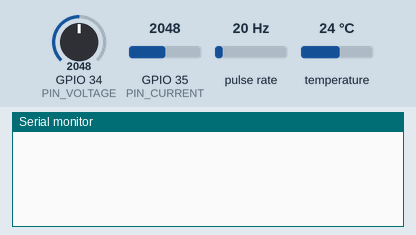
Recording of a sketch running on a simulated ESP32. Parts: the last lines printed to the serial monitor. Wiring (inferred from the names in the program): pulse sensor: data GPIO 18. The test bench sets the inputs (shaded band); at power-on: pulse rate 20 Hz, temperature 24 °C, GPIO 34 (PIN_VOLTAGE) = 2048, GPIO 35 (PIN_CURRENT) = 2048 (analog values on the 0–4095 scale).

Above: at 2.2 s.
2.3 s: pulse rate (sensor on GPIO 18) set to 4 Hz
At 2.9 s:
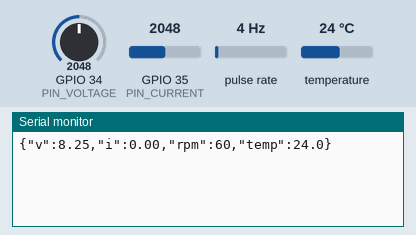
3.8 s: temperature set to 12 °C
At 4.4 s:
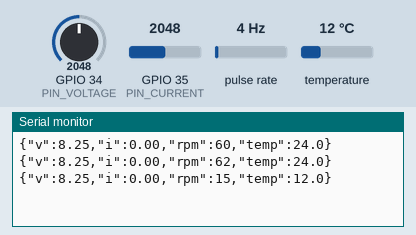
5.3 s: GPIO 34 (PIN_VOLTAGE) set to 2866
At 6.0 s:
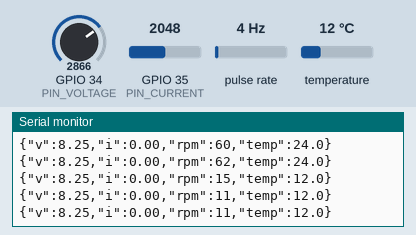
6.8 s: GPIO 35 (PIN_CURRENT) set to 3972
At 7.2 s:
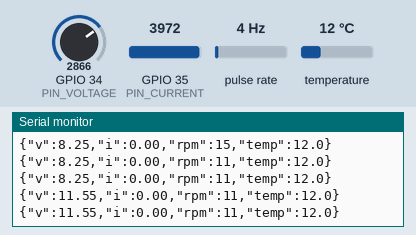
8.3 s: pulse rate (sensor on GPIO 18) set to 50 Hz
At 9.0 s:
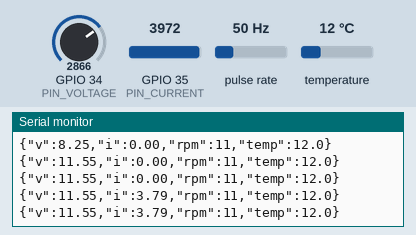
9.8 s: temperature set to 19 °C
At 10.5 s:
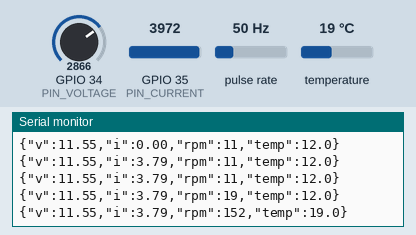
Timing chart, 0 to 12.3 s (numbered marks = the images above; inputs shaded):
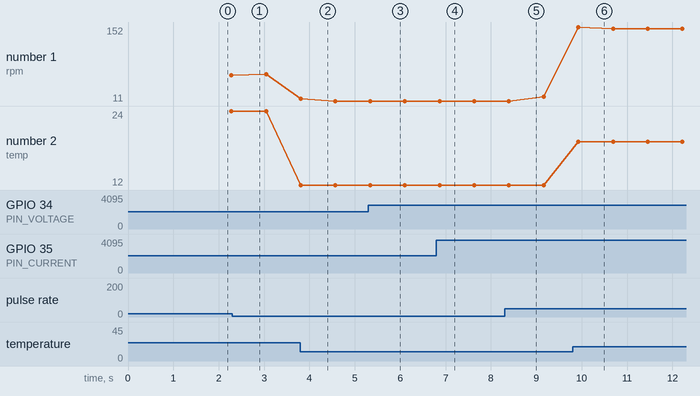

Measured:
- after the input at 3.8 s, the serial monitor: prints a new line at once (image 2)
- after the input at 9.8 s, the serial monitor: prints a new line after 0.13 s (image 6)
- plotted number 1: 11 → 19 after the input at 8.3 s
- plotted number 2: 24 → 12 after the input at 3.8 s

The sketch:

tonny_prediction_esp32.ino
```cpp
/******************************************************************************
 * Project: EV Predictive Dashboard (AURA EV Cockpit)
 * Sketch: ESP32_ALL_SENSORS.ino
 * Target Board: ESP-WROOM-32 / ESP32 Dev Module (38-Pin NodeMCU ESP-32S V1.1)
 * Description: Directly reads all 4 sensors on ESP32:
 *              1. 0-25V Voltage Divider Sensor (GPIO 34 / P34)
 *              2. ACS712 5A Current Sensor (GPIO 35 / P35)
 *              3. LM393 Optical RPM Encoder (GPIO 18 / P18 - Interrupt)
 *              4. Dallas DS18B20 1-Wire Temperature Sensor (GPIO 4 / P4)
 *              Outputs formatted JSON on Serial (USB COM17) at 115200 baud
 *              for Thonny IDE or Python.
 ******************************************************************************/

#include <OneWire.h>
#include <DallasTemperature.h>

// ============================================================================
// 1. PIN DEFINITIONS ON ESP32 (38-Pin Board)
// ============================================================================
#define PIN_VOLTAGE   34   // ADC1_CH6: 0-25V Voltage Divider Signal (P34)
#define PIN_CURRENT   35   // ADC1_CH7: ACS712 5A Current Sensor OUT (P35)
#define PIN_SPEED     18   // GPIO 18 : LM393 Optical Sensor D0 (P18 - Interrupt)
#define PIN_TEMP      4    // GPIO 4  : DS18B20 1-Wire Data (P4 - internal pullup enabled)

// ============================================================================
// 2. HARDWARE CALIBRATION CONSTANTS
// ============================================================================
// Voltage Sensor: 30k / 7.5k divider ratio = 5.0
const float VOLTAGE_DIVIDER_RATIO = 5.0f;

// ACS712 5A: Sensitivity is 185 mV/A (0.185 V/A), Quiescent VCC/2 = 2.50V
const float ACS712_SENSITIVITY = 0.185f;
const float ACS712_VREF        = 2.50f;

// LM393 Encoder: Standard optical wheel has 20 slots
const int ENCODER_SLOTS = 20;

// Setup OneWire & DallasTemperature
OneWire oneWire(PIN_TEMP);
DallasTemperature sensors(&oneWire);

// Speed pulse counting variables
volatile unsigned long pulseCount = 0;
unsigned long lastCalcTime = 0;
float currentRPM = 0.0f;

// Interrupt Service Routine for LM393 Optical Sensor
void IRAM_ATTR countPulse() {
  pulseCount++;
}

void setup() {
  // Initialize Serial Monitor (115200 baud)
  Serial.begin(115200);
  delay(1000);

  // Configure Analog Pins (12-bit ADC, 0-4095, 3.3V range)
  analogReadResolution(12);
  analogSetAttenuation(ADC_11db); // Full 0-3.3V range

  // Configure Optical Speed Interrupt
  pinMode(PIN_SPEED, INPUT_PULLUP);
  attachInterrupt(digitalPinToInterrupt(PIN_SPEED), countPulse, FALLING);

  // Start DS18B20 Temperature Sensor (enables internal pull-up so external resistor is optional)
  pinMode(PIN_TEMP, INPUT_PULLUP);
  sensors.begin();

  lastCalcTime = millis();
}

void loop() {
  // Sample every 500 ms (2 Hz)
  if (millis() - lastCalcTime >= 500) {
    unsigned long dt = millis() - lastCalcTime;
    lastCalcTime = millis();

    // 1. Calculate Motor RPM from pulse count
    noInterrupts();
    unsigned long count = pulseCount;
    pulseCount = 0;
    interrupts();

    currentRPM = ((float)count / (float)ENCODER_SLOTS) * (60000.0f / (float)dt);

    // 2. Read Voltage Sensor (GPIO 34 / P34)
    int rawVolt = analogRead(PIN_VOLTAGE);
    float v_pin = ((float)rawVolt / 4095.0f) * 3.3f;
    float voltage_v = v_pin * VOLTAGE_DIVIDER_RATIO;
    if (voltage_v < 0.1f) voltage_v = 0.0f;

    // 3. Read Current Sensor (GPIO 35 / P35) - ACS712 5A
    int rawCurr = analogRead(PIN_CURRENT);
    float i_pin = ((float)rawCurr / 4095.0f) * 3.3f;
    float current_a = (i_pin - ACS712_VREF) / ACS712_SENSITIVITY;
    if (current_a < 0.0f) current_a = 0.0f;

    // 4. Read Temperature Sensor (GPIO 4 / P4) - DS18B20
    sensors.requestTemperatures();
    float temp_c = sensors.getTempCByIndex(0);
    if (temp_c == DEVICE_DISCONNECTED_C || temp_c < -50.0f) {
      temp_c = 28.5f; // Fallback ambient reading if disconnected
    }

    // 5. Output JSON telemetry string over USB Serial for Thonny
    // Format: {"v":12.10,"i":2.20,"rpm":2150,"temp":34.5}
    Serial.printf("{\"v\":%.2f,\"i\":%.2f,\"rpm\":%d,\"temp\":%.1f}\n",
                  voltage_v, current_a, (int)currentRPM, temp_c);
  }
}
```
